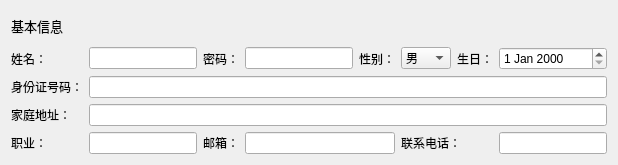
           <widget class="QWidget" name="widget_info" native="true">
            <layout class="QGridLayout" name="gridLayout">
             <item row="5" column="0">
              <widget class="QLabel" name="label_profession">
               <property name="text">
                <string>职业：</string>
               </property>
              </widget>
             </item>
             <item row="1" column="0">
              <widget class="QLabel" name="label_2">
               <property name="minimumSize">
                <size>
                 <width>0</width>
                 <height>30</height>
                </size>
               </property>
               <property name="maximumSize">
                <size>
                 <width>16777215</width>
                 <height>30</height>
                </size>
               </property>
               <property name="font">
                <font>
                 <family>黑体</family>
                 <pointsize>10</pointsize>
                </font>
               </property>
               <property name="text">
                <string>基本信息</string>
               </property>
              </widget>
             </item>
             <item row="2" column="9">
              <widget class="QDateEdit" name="dateEdit_birthday"/>
             </item>
             <item row="3" column="1" colspan="9">
              <widget class="QLineEdit" name="lineEdit_IDCard"/>
             </item>
             <item row="5" column="3">
              <widget class="QLabel" name="label_mailing_address">
               <property name="text">
                <string>邮箱：</string>
               </property>
              </widget>
             </item>
             <item row="2" column="3">
              <widget class="QLabel" name="label_password">
               <property name="text">
                <string>密码：</string>
               </property>
              </widget>
             </item>
             <item row="5" column="1" colspan="2">
              <widget class="QLineEdit" name="lineEdit_profession"/>
             </item>
             <item row="2" column="0">
              <widget class="QLabel" name="label_name">
               <property name="text">
                <string>姓名：</string>
               </property>
              </widget>
             </item>
             <item row="2" column="8">
              <widget class="QLabel" name="label_birthday">
               <property name="text">
                <string>生日：</string>
               </property>
              </widget>
             </item>
             <item row="2" column="6">
              <widget class="QLabel" name="label_sex">
               <property name="text">
                <string>性别：</string>
               </property>
              </widget>
             </item>
             <item row="2" column="7">
              <widget class="QComboBox" name="comboBox_sex">
               <property name="minimumSize">
                <size>
                 <width>50</width>
                 <height>0</height>
                </size>
               </property>
               <item>
                <property name="text">
                 <string>男</string>
                </property>
               </item>
               <item>
                <property name="text">
                 <string>女</string>
                </property>
               </item>
              </widget>
             </item>
             <item row="5" column="9">
              <widget class="QLineEdit" name="lineEdit_telephone"/>
             </item>
             <item row="5" column="4" colspan="3">
              <widget class="QLineEdit" name="lineEdit_mailing_address">
               <property name="text">
                <string/>
               </property>
              </widget>
             </item>
             <item row="4" column="1" colspan="9">
              <widget class="QLineEdit" name="lineEdit_address">
               <property name="text">
                <string/>
               </property>
              </widget>
             </item>
             <item row="2" column="1" colspan="2">
              <widget class="QLineEdit" name="lineEdit_name"/>
             </item>
             <item row="4" column="0">
              <widget class="QLabel" name="label_address">
               <property name="text">
                <string>家庭地址：</string>
               </property>
              </widget>
             </item>
             <item row="3" column="0">
              <widget class="QLabel" name="label">
               <property name="text">
                <string>身份证号码：</string>
               </property>
              </widget>
             </item>
             <item row="5" column="7" colspan="2">
              <widget class="QLabel" name="label_telephone">
               <property name="text">
                <string>联系电话：</string>
               </property>
              </widget>
             </item>
             <item row="2" column="4" colspan="2">
              <widget class="QLineEdit" name="lineEdit_password"/>
             </item>
            </layout>
           </widget>
